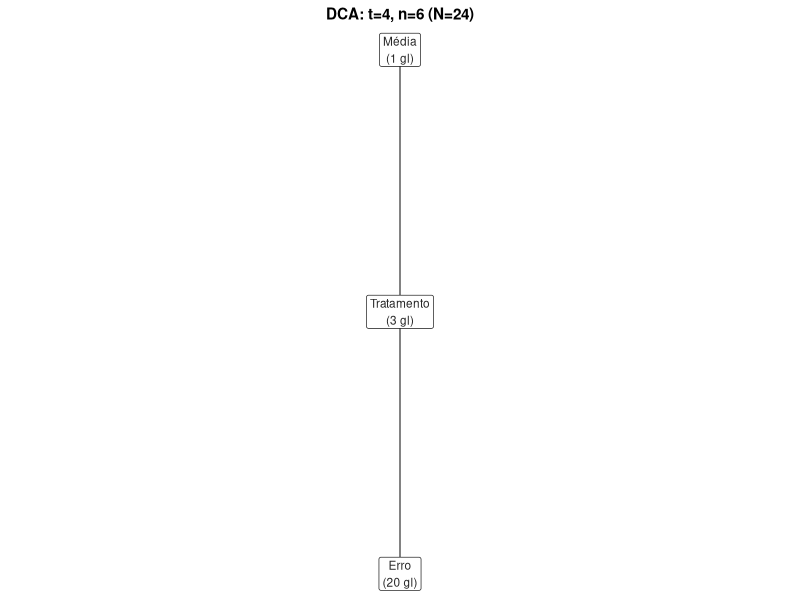
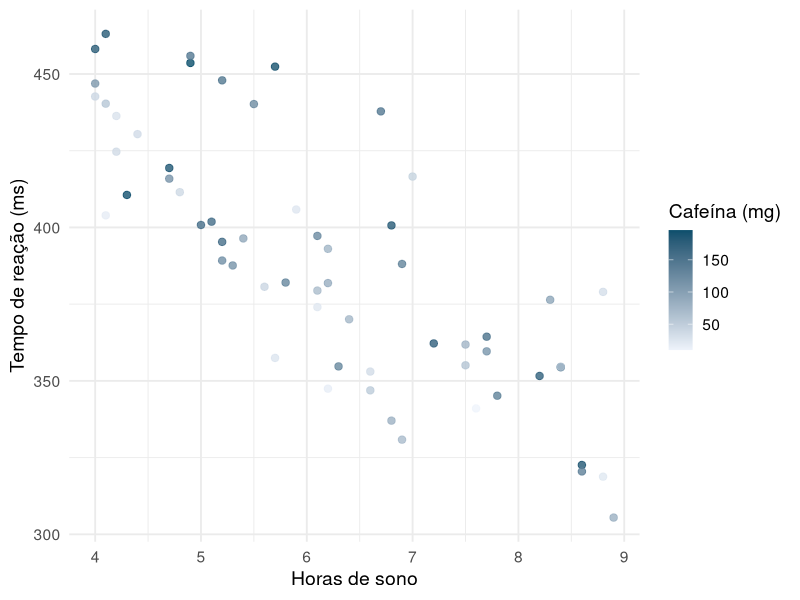
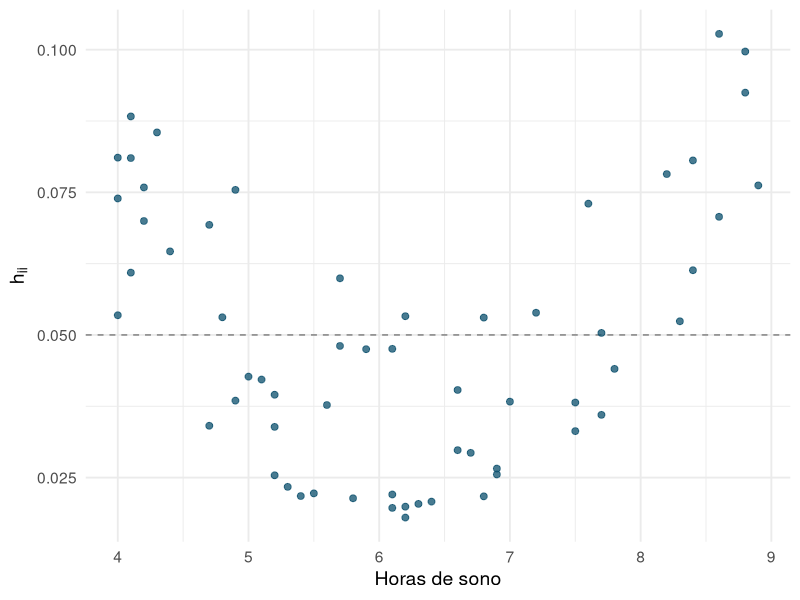
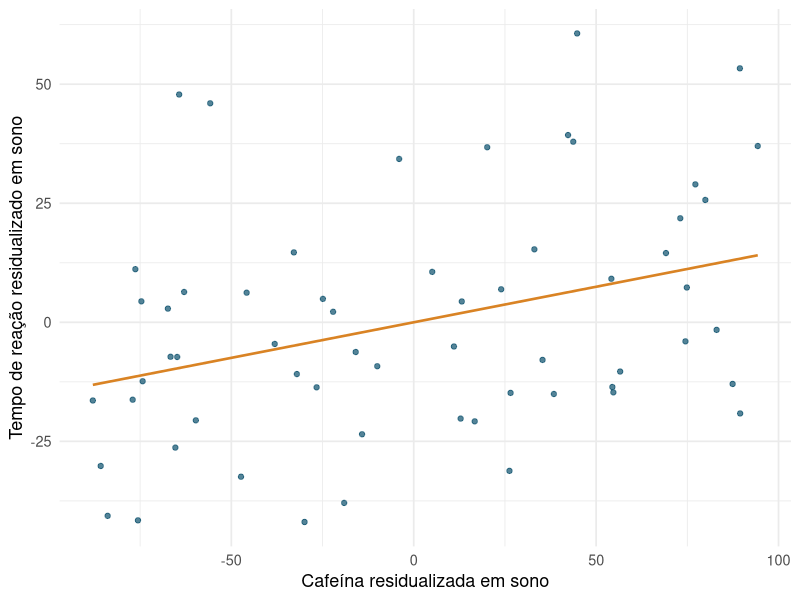
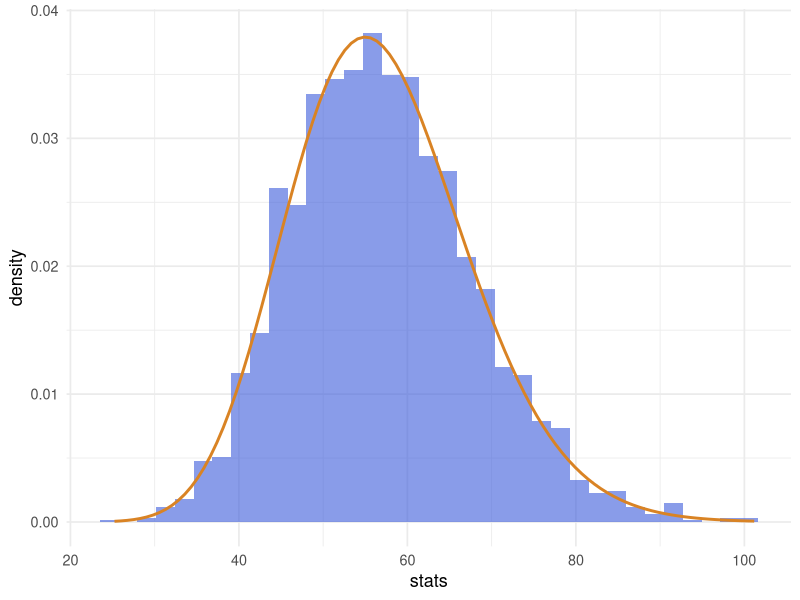

Generate these figures, in order, with R:
## ---- chunk 1
options(html.tag.transform.rmarkdown = TRUE)
knitr::opts_chunk$set(echo = TRUE, warning = FALSE, message = FALSE, fig.retina = 2)
suppressPackageStartupMessages({
  library(tidyverse)
  library(kableExtra)
})
## ---- chunk 2
nos_intro <- tibble(
  termo = c("Média", "Tratamento", "Erro"),
  df    = c(1, 4 - 1, 24 - 4),
  x     = c(0, 0, 0),
  y     = c(3, 2, 1)
)
arestas_intro <- tibble(de = c("Média", "Tratamento"), para = c("Tratamento", "Erro"))

arestas_xy_intro <- arestas_intro %>%
  left_join(nos_intro %>% select(termo, x0 = x, y0 = y), by = c("de" = "termo")) %>%
  left_join(nos_intro %>% select(termo, x1 = x, y1 = y), by = c("para" = "termo"))

ggplot() +
  geom_segment(data = arestas_xy_intro, aes(x = x0, y = y0, xend = x1, yend = y1),
               color = "grey45", linewidth = 0.6) +
  geom_label(data = nos_intro, aes(x = x, y = y, label = paste0(termo, "\n(", df, " gl)")),
             size = 3, label.padding = unit(0.25, "lines"), fill = "white", color = "grey15") +
  theme_void(base_size = 11) +
  labs(title = "DCA: t=4, n=6 (N=24)") +
  theme(plot.title = element_text(hjust = 0.5, face = "bold", size = 11))
## ---- chunk 3
set.seed(2026)
n <- 60
dados_sono <- tibble(
  id = 1:n,
  horas_sono = round(runif(n, 4, 9), 1),
  cafeina_mg = round(runif(n, 0, 200))
) %>%
  mutate(tempo_reacao = 480 - 18 * horas_sono + 0.22 * cafeina_mg + rnorm(n, 0, 22))
## ---- chunk 4
ggplot(dados_sono, aes(x = horas_sono, y = tempo_reacao, color = cafeina_mg)) +
  geom_point(size = 2.2, alpha = 0.8) +
  scale_color_gradient(low = "#eef3fb", high = "#0B4F6C") +
  labs(x = "Horas de sono", y = "Tempo de reação (ms)", color = "Cafeína (mg)") +
  theme_minimal(base_size = 14)
## ---- chunk 5
model.matrix(~ horas_sono, data = dados_sono)[1:3, ]                 # X1 (reduzido)
model.matrix(~ horas_sono + cafeina_mg, data = dados_sono)[1:3, ]    # X = [X1 X2] (completo)

mod_reduzido <- lm(tempo_reacao ~ horas_sono, data = dados_sono)
mod_completo <- lm(tempo_reacao ~ horas_sono + cafeina_mg, data = dados_sono)

anova(mod_reduzido, mod_completo)
## ---- chunk 6
X <- model.matrix(~ horas_sono + cafeina_mg, data = dados_sono)
P <- X %*% solve(t(X) %*% X) %*% t(X)

c(
  simetrica_max_diff   = max(abs(P - t(P))),
  idempotente_max_diff = max(abs(P %*% P - P)),
  traco                = sum(diag(P)),
  posto_X              = qr(X)$rank
)

max(abs(diag(P) - hatvalues(mod_completo)))
## ---- chunk 7
tibble(horas_sono = dados_sono$horas_sono, h = diag(P)) %>%
  ggplot(aes(x = horas_sono, y = h)) +
  geom_hline(yintercept = mean(diag(P)), linetype = "dashed", color = "gray50") +
  geom_point(color = "#0B4F6C", alpha = 0.75, size = 2) +
  labs(x = "Horas de sono", y = expression(h[ii])) +
  theme_minimal(base_size = 14)
## ---- chunk 8
Y_tilde  <- resid(lm(tempo_reacao ~ horas_sono, data = dados_sono))   # passo 1
X2_tilde <- resid(lm(cafeina_mg  ~ horas_sono, data = dados_sono))    # passo 2
mod_fwl  <- lm(Y_tilde ~ X2_tilde)                                    # passo 3

c(beta_regressao_completa = unname(coef(mod_completo)["cafeina_mg"]),
  beta_via_fwl             = unname(coef(mod_fwl)[2]))
## ---- chunk 9
tibble(X2_tilde = X2_tilde, Y_tilde = Y_tilde) %>%
  ggplot(aes(x = X2_tilde, y = Y_tilde)) +
  geom_point(alpha = 0.7, color = "#0B4F6C") +
  geom_smooth(method = "lm", se = FALSE, color = "#d98324", linewidth = 0.9) +
  labs(x = "Cafeína residualizada em sono", y = "Tempo de reação residualizado em sono") +
  theme_minimal(base_size = 13)
## ---- chunk 10
X1 <- model.matrix(~ horas_sono, data = dados_sono)
P1 <- X1 %*% solve(t(X1) %*% X1) %*% t(X1)
Yv <- dados_sono$tempo_reacao

sqe_red <- as.numeric(t(Yv) %*% (diag(n) - P1) %*% Yv)
sqe_com <- as.numeric(t(Yv) %*% (diag(n) - P)  %*% Yv)
gl_extra <- qr(X)$rank - qr(X1)$rank
gl_res   <- n - qr(X)$rank
F_extra  <- ((sqe_red - sqe_com) / gl_extra) / (sqe_com / gl_res)

c(F = F_extra, p_valor = pf(F_extra, gl_extra, gl_res, lower.tail = FALSE))
## ---- chunk 11
set.seed(2026)
sigma <- 22; gl_res2 <- n - qr(X)$rank
stats <- replicate(3000, {
  Ys <- as.numeric(X %*% coef(mod_completo)) + rnorm(n, 0, sigma)
  as.numeric(t(Ys) %*% (diag(n) - P) %*% Ys) / sigma^2
})
ggplot(tibble(stats), aes(stats)) +
  geom_histogram(aes(y = after_stat(density)), bins = 35, fill = "#3b5bdb", alpha = 0.6) +
  stat_function(fun = dchisq, args = list(df = gl_res2), color = "#d98324", linewidth = 1) +
  theme_minimal(base_size = 13)
